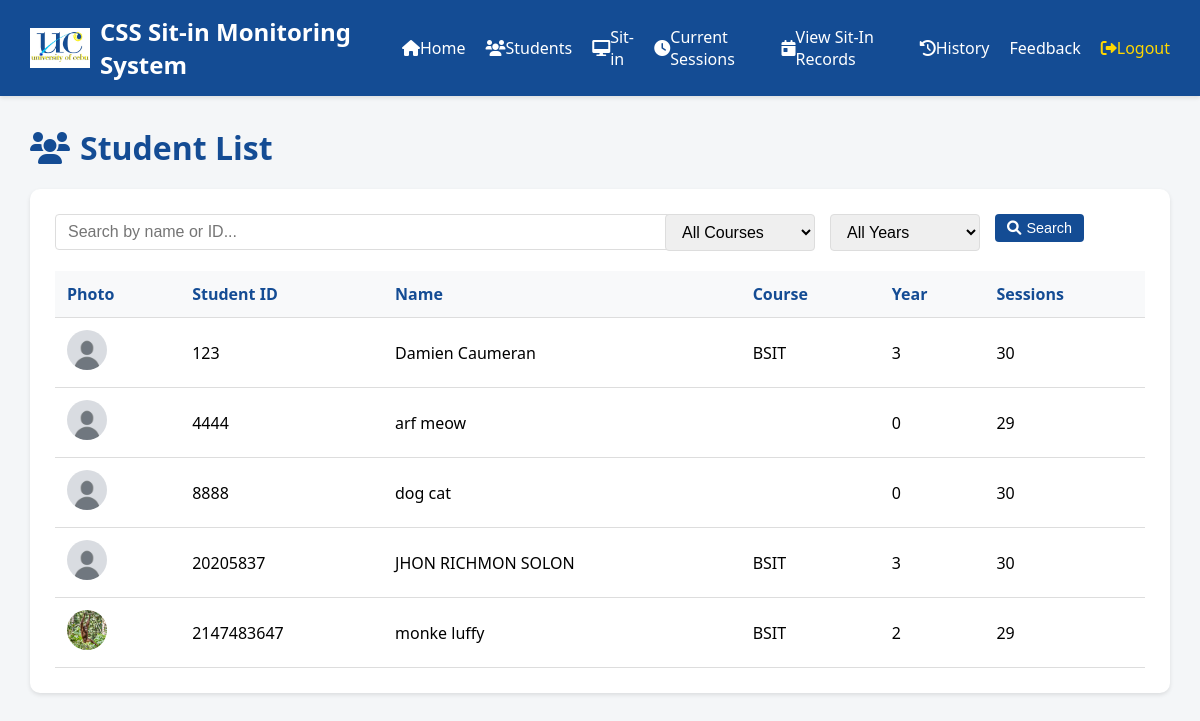
The page /admin_students.php (signed in) on the database its author committed.
### tables this page shows
CREATE TABLE `users` (
  `ID` int(11) NOT NULL,
  `Lastname` varchar(255) NOT NULL,
  `Firstname` varchar(255) NOT NULL,
  `Midname` varchar(255) NOT NULL,
  `course` varchar(50) NOT NULL,
  `year_level` int(11) NOT NULL,
  `username` varchar(255) NOT NULL,
  `password` varchar(255) NOT NULL,
  `PROFILE_IMG` varchar(255) DEFAULT 'images/default.jpg',
  `role` varchar(20) DEFAULT 'user',
  `sessions_remaining` int(11) DEFAULT 30
);

### admin_students.php (the view, shortened to what this page needs)
<?php
include("connect.php");
$search = isset($_GET['search']) ? $_GET['search'] : '';
$query = "SELECT * FROM users WHERE role != 'admin'";
$stmt = mysqli_prepare($conn, $query);
mysqli_stmt_execute($stmt);
$result = mysqli_stmt_get_result($stmt);
?>
<!DOCTYPE html>
<html lang="en">
<head>
    <link rel="stylesheet" href="https://cdnjs.cloudflare.com/ajax/libs/font-awesome/6.0.0/css/all.min.css">
</head>
<body>
<div class="navbar">
    <a href="#" class="navbar-brand">
        <img src="UC logo.jpg" alt="UC Logo">
        CSS Sit-in Monitoring System
    </a>
    <div class="navbar-links">
        <a href="admin_dashboard.php"><i class="fas fa-home"></i> Home</a>
        <a href="admin_students.php"><i class="fas fa-users"></i> Students</a>
        <a href="admin_sitin.php"><i class="fas fa-desktop"></i> Sit-in</a>
        <a href="admin_current_sitin.php"><i class="fas fa-clock"></i> Current Sessions</a>
        <a href="todays_sitin_records.php"><i class="fas fa-calendar-day"></i> View Sit-In Records</a>
        <a href="admin_sitin_history.php"><i class="fas fa-history"></i> History</a>
        <a href="admin_feedback.php"><i class="fas fa-feedback"></i> Feedback</a>
        <a href="logout.php" style="color: var(--accent-color);"><i class="fas fa-sign-out-alt"></i> Logout</a>
    </div>
</div>
    <div class="main-content">
        <h1 class="page-title">
            <i class="fas fa-users"></i>
            Student List
        </h1>
        <div class="card">
            <form method="GET" action="" class="filters">
                <div class="search-box">
                    <input type="text" name="search" placeholder="Search by name or ID..." value="<?php echo htmlspecialchars($search); ?>">
                </div>
                <div class="filter-item">
                    <select name="course">
                        <option value="">All Courses</option>
                    </select>
                </div>
                <div class="filter-item">
                    <select name="year">
                        <option value="">All Years</option>
                    </select>
                </div>
                <div class="filter-item">
                    <button type="submit" class="btn btn-view">
                        <i class="fas fa-search"></i> Search
                    </button>
                </div>
            </form>
            <table class="students-table">
                <thead>
                    <tr>
                        <th>Photo</th>
                        <th>Student ID</th>
                        <th>Name</th>
                        <th>Course</th>
                        <th>Year</th>
                        <th>Sessions</th>
                    </tr>
                </thead>
                <tbody>
                    <?php while($student = mysqli_fetch_assoc($result)): ?>
                    <tr>
                        <td>
                            <img src="<?php echo !empty($student['PROFILE_IMG']) ? htmlspecialchars($student['PROFILE_IMG']) : 'images/default.jpg'; ?>"
                                 alt="Student Photo"
                                 class="student-avatar">
                        </td>
                        <td><?php echo htmlspecialchars($student['ID']); ?></td>
                        <td><?php echo htmlspecialchars($student['Firstname'] . ' ' . $student['Lastname']); ?></td>
                        <td><?php echo htmlspecialchars($student['course']); ?></td>
                        <td><?php echo htmlspecialchars($student['year_level']); ?></td>
                        <td><?php echo htmlspecialchars($student['sessions_remaining']); ?></td>
                    </tr>
                    <?php endwhile; ?>
                </tbody>
            </table>
        </div>
    </div>
</body>
</html>

### admin_students.php (style rules this page uses)
:root { --primary-color: #144c94; --secondary-color: #2c6a85; --accent-color: #ffd700; --light-bg: #f4f6f8; }
body { font-family: 'Segoe UI', Tahoma, Geneva, Verdana, sans-serif; margin: 0; padding: 0; background-color: var(--light-bg); }
.navbar { background-color: var(--primary-color); padding: 15px 30px; display: flex; justify-content: space-between; align-items: center; box-shadow: 0 2px 4px rgba(0, 0, 0, 0.1); }
.navbar-brand { display: flex; align-items: center; color: white; text-decoration: none; font-size: 1.5em; font-weight: bold; }
.navbar-brand img { height: 40px; margin-right: 10px; }
.navbar-links { display: flex; gap: 20px; }
.navbar-links a { color: white; text-decoration: none; font-size: 1em; display: flex; align-items: center; }
.main-content { padding: 30px; max-width: 1400px; margin: 0 auto; }
.card { background-color: white; padding: 25px; border-radius: 10px; box-shadow: 0 2px 4px rgba(0,0,0,0.1); margin-bottom: 20px; }
.filters { display: flex; gap: 15px; margin-bottom: 20px; flex-wrap: wrap; }
.search-box { flex: 1; min-width: 200px; }
.filter-item { min-width: 150px; }
input[type="text"], select { width: 100%; padding: 8px 12px; border: 1px solid #ddd; border-radius: 4px; font-size: 1em; }
.students-table { width: 100%; border-collapse: collapse; margin-top: 20px; }
.students-table th, .students-table td { padding: 12px; text-align: left; border-bottom: 1px solid #ddd; }
.students-table th { background-color: #f8f9fa; font-weight: 600; color: var(--primary-color); }
.student-avatar { width: 40px; height: 40px; border-radius: 50%; object-fit: cover; }
.btn { padding: 6px 12px; border: none; border-radius: 4px; cursor: pointer; font-size: 0.9em; display: inline-flex; align-items: center; gap: 5px; color: white; text-decoration: none; }
.btn-view { background-color: var(--primary-color); }
.page-title { margin: 0 0 20px 0; color: var(--primary-color); display: flex; align-items: center; gap: 10px; }

### rows shown on the page
users: PROFILE_IMG (placeholder picture), ID "123", Firstname+Lastname "Damien Caumeran", course "BSIT", year_level "3", sessions_remaining "30"
users: PROFILE_IMG (placeholder picture), ID "4444", Firstname+Lastname "arf meow", year_level "0", sessions_remaining "29"
users: PROFILE_IMG (placeholder picture), ID "8888", Firstname+Lastname "dog cat", year_level "0", sessions_remaining "30"
users: PROFILE_IMG (placeholder picture), ID "20205837", Firstname+Lastname "JHON RICHMON SOLON", course "BSIT", year_level "3", sessions_remaining "30"
users: PROFILE_IMG (picture), ID "2147483647", Firstname+Lastname "monke luffy", course "BSIT", year_level "2", sessions_remaining "29"
